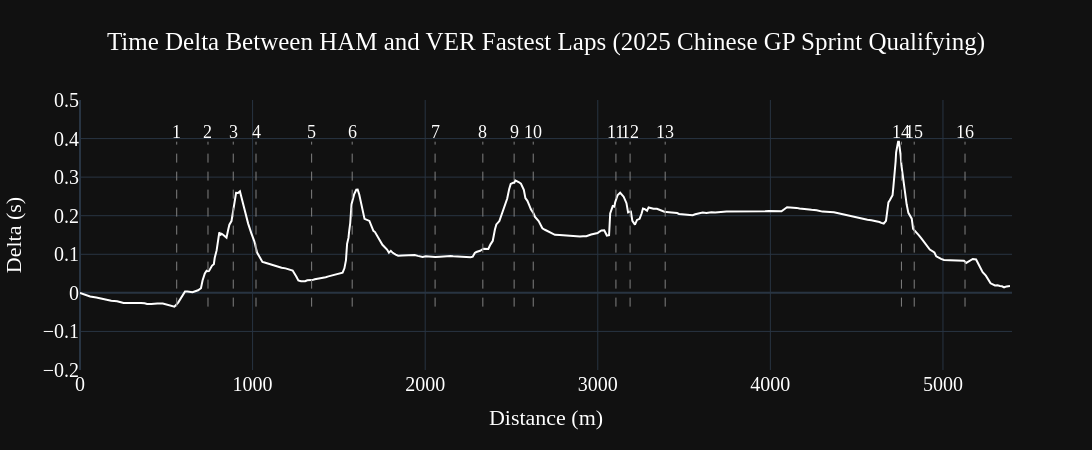

Notebook code for this chart:
### Code cell
v_min = compare_tel['Delta'].min()
v_max = compare_tel['Delta'].max()
corner_distance=circuit_info.corners['Distance']

fig_delta=px.line(data_frame=compare_tel, x="Distance", y="Delta",
           height=450, width=1500,
               template="plotly_dark",
           title="{} {} Sprint Qualifying: Time Delta Between {} vs. {} Fastest Qualifying Laps)".format(year, gp, driver1, driver2),

          )
# fig_speed.add_layout_image(
#     dict(
#         source=Image.open("/content/images.jpg"),
#         xref="x", yref="y",
#         x=4500, y=300,
#         sizex=500, sizey=500,
#         xanchor="left", yanchor="middle"
#     )
# )
fig_delta.update_layout(
    xaxis_title="Distance (m)",
    yaxis_title="Delta (s)",
)

for k in corner_distance:
  fig_delta.add_shape(type='line',
                yref="y",
                xref="x",
                x0=k,
                y0=v_min,
                x1=k,
                y1=v_max,
                line_width=1,
                line_dash="dash",
                line_color="grey")
fig_delta.update_xaxes(range=[0, 5400])
fig_delta.update_yaxes(range=[-0.2, 0.5])

for _, corner in circuit_info.corners.iterrows():
    txt = f"{corner['Number']}{corner['Letter']}"
    fig_delta.add_annotation(x=corner['Distance'], y=v_max, text=txt, showarrow=False, yshift=10)

fig_delta.update_layout(
    title_x=0.5,
    yaxis = dict(tickfont = dict(size=20)),
    xaxis = dict(tickfont = dict(size=20)),
    hoverlabel=dict(
        bgcolor="white",
        font_size=15,
        font_family="PT Sans Narrow"
    ),
    font=dict(
        family="PT Sans Narrow",
        size=18,
        color="White"
    ),
    title_font_family="PT Sans Narrow"

)

fig_delta.update_traces(line_color='White', line_width=2)

fig_delta.show()

### Figure 1 — Plotly figure (JSON) as saved in the notebook; plotly's stock layout.template omitted (floating-point values rounded to 4 significant figures; data arrays with more than 128 entries replaced by an {"elided": "..."} marker saying what was removed)
{"data": [{"hovertemplate": "Distance=%{x}<br>Delta=%{y}<extra></extra>", "legendgroup": "", "line": {"color": "White", "dash": "solid", "width": 2}, "marker": {"symbol": "circle"}, "mode": "lines", "name": "", "orientation": "v", "showlegend": false, "type": "scatter", "x": {"elided": "333 float values"}, "xaxis": "x", "y": {"elided": "333 float values"}, "yaxis": "y"}], "layout": {"annotations": [{"showarrow": false, "text": "1", "x": 560.3, "y": 0.3919, "yshift": 10}, {"showarrow": false, "text": "2", "x": 741.6, "y": 0.3919, "yshift": 10}, {"showarrow": false, "text": "3", "x": 888.0, "y": 0.3919, "yshift": 10}, {"showarrow": false, "text": "4", "x": 1020.0, "y": 0.3919, "yshift": 10}, {"showarrow": false, "text": "5", "x": 1342.0, "y": 0.3919, "yshift": 10}, {"showarrow": false, "text": "6", "x": 1577.0, "y": 0.3919, "yshift": 10}, {"showarrow": false, "text": "7", "x": 2057.0, "y": 0.3919, "yshift": 10}, {"showarrow": false, "text": "8", "x": 2334.0, "y": 0.3919, "yshift": 10}, {"showarrow": false, "text": "9", "x": 2515.0, "y": 0.3919, "yshift": 10}, {"showarrow": false, "text": "10", "x": 2626.0, "y": 0.3919, "yshift": 10}, {"showarrow": false, "text": "11", "x": 3105.0, "y": 0.3919, "yshift": 10}, {"showarrow": false, "text": "12", "x": 3187.0, "y": 0.3919, "yshift": 10}, {"showarrow": false, "text": "13", "x": 3391.0, "y": 0.3919, "yshift": 10}, {"showarrow": false, "text": "14", "x": 4759.0, "y": 0.3919, "yshift": 10}, {"showarrow": false, "text": "15", "x": 4834.0, "y": 0.3919, "yshift": 10}, {"showarrow": false, "text": "16", "x": 5128.0, "y": 0.3919, "yshift": 10}], "font": {"color": "White", "family": "PT Sans Narrow", "size": 18}, "height": 450, "hoverlabel": {"bgcolor": "white", "font": {"family": "PT Sans Narrow", "size": 15}}, "legend": {"tracegroupgap": 0}, "shapes": [{"line": {"color": "grey", "dash": "dash", "width": 1}, "type": "line", "x0": 560.3, "x1": 560.3, "xref": "x", "y0": -0.03568, "y1": 0.3919, "yref": "y"}, {"line": {"color": "grey", "dash": "dash", "width": 1}, "type": "line", "x0": 741.6, "x1": 741.6, "xref": "x", "y0": -0.03568, "y1": 0.3919, "yref": "y"}, {"line": {"color": "grey", "dash": "dash", "width": 1}, "type": "line", "x0": 888.0, "x1": 888.0, "xref": "x", "y0": -0.03568, "y1": 0.3919, "yref": "y"}, {"line": {"color": "grey", "dash": "dash", "width": 1}, "type": "line", "x0": 1020.0, "x1": 1020.0, "xref": "x", "y0": -0.03568, "y1": 0.3919, "yref": "y"}, {"line": {"color": "grey", "dash": "dash", "width": 1}, "type": "line", "x0": 1342.0, "x1": 1342.0, "xref": "x", "y0": -0.03568, "y1": 0.3919, "yref": "y"}, {"line": {"color": "grey", "dash": "dash", "width": 1}, "type": "line", "x0": 1577.0, "x1": 1577.0, "xref": "x", "y0": -0.03568, "y1": 0.3919, "yref": "y"}, {"line": {"color": "grey", "dash": "dash", "width": 1}, "type": "line", "x0": 2057.0, "x1": 2057.0, "xref": "x", "y0": -0.03568, "y1": 0.3919, "yref": "y"}, {"line": {"color": "grey", "dash": "dash", "width": 1}, "type": "line", "x0": 2334.0, "x1": 2334.0, "xref": "x", "y0": -0.03568, "y1": 0.3919, "yref": "y"}, {"line": {"color": "grey", "dash": "dash", "width": 1}, "type": "line", "x0": 2515.0, "x1": 2515.0, "xref": "x", "y0": -0.03568, "y1": 0.3919, "yref": "y"}, {"line": {"color": "grey", "dash": "dash", "width": 1}, "type": "line", "x0": 2626.0, "x1": 2626.0, "xref": "x", "y0": -0.03568, "y1": 0.3919, "yref": "y"}, {"line": {"color": "grey", "dash": "dash", "width": 1}, "type": "line", "x0": 3105.0, "x1": 3105.0, "xref": "x", "y0": -0.03568, "y1": 0.3919, "yref": "y"}, {"line": {"color": "grey", "dash": "dash", "width": 1}, "type": "line", "x0": 3187.0, "x1": 3187.0, "xref": "x", "y0": -0.03568, "y1": 0.3919, "yref": "y"}, {"line": {"color": "grey", "dash": "dash", "width": 1}, "type": "line", "x0": 3391.0, "x1": 3391.0, "xref": "x", "y0": -0.03568, "y1": 0.3919, "yref": "y"}, {"line": {"color": "grey", "dash": "dash", "width": 1}, "type": "line", "x0": 4759.0, "x1": 4759.0, "xref": "x", "y0": -0.03568, "y1": 0.3919, "yref": "y"}, {"line": {"color": "grey", "dash": "dash", "width": 1}, "type": "line", "x0": 4834.0, "x1": 4834.0, "xref": "x", "y0": -0.03568, "y1": 0.3919, "yref": "y"}, {"line": {"color": "grey", "dash": "dash", "width": 1}, "type": "line", "x0": 5128.0, "x1": 5128.0, "xref": "x", "y0": -0.03568, "y1": 0.3919, "yref": "y"}], "title": {"font": {"family": "PT Sans Narrow"}, "text": "Time Delta Between HAM and VER Fastest Laps (2025 Chinese GP Sprint Qualifying)", "x": 0.5}, "width": 1500, "xaxis": {"anchor": "y", "domain": [0, 1], "range": [0, 5400], "tickfont": {"size": 20}, "title": {"text": "Distance (m)"}}, "yaxis": {"anchor": "x", "domain": [0, 1], "range": [-0.2, 0.5], "tickfont": {"size": 20}, "title": {"text": "Delta (s)"}}}}
